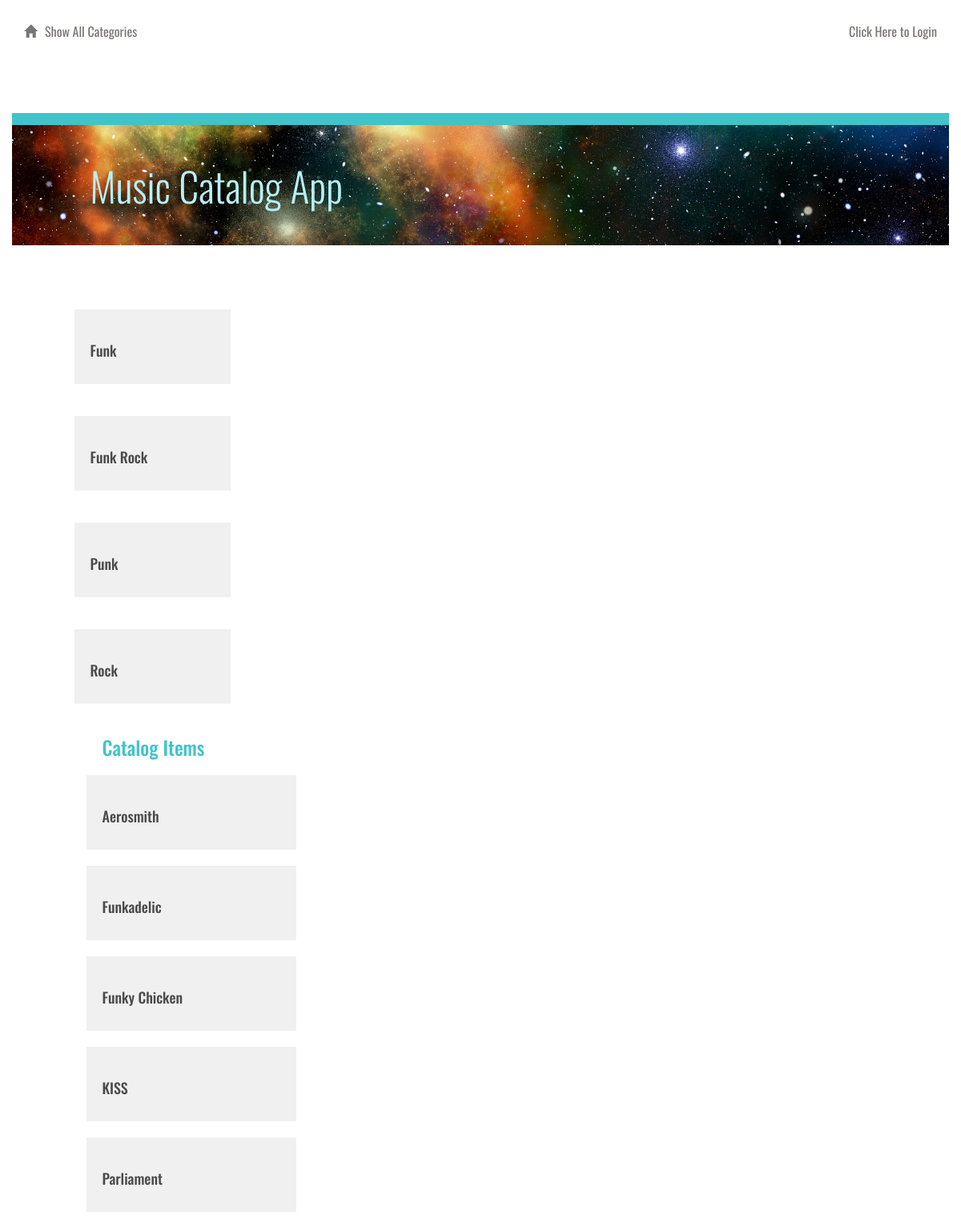
The app's page /catalog, older data.
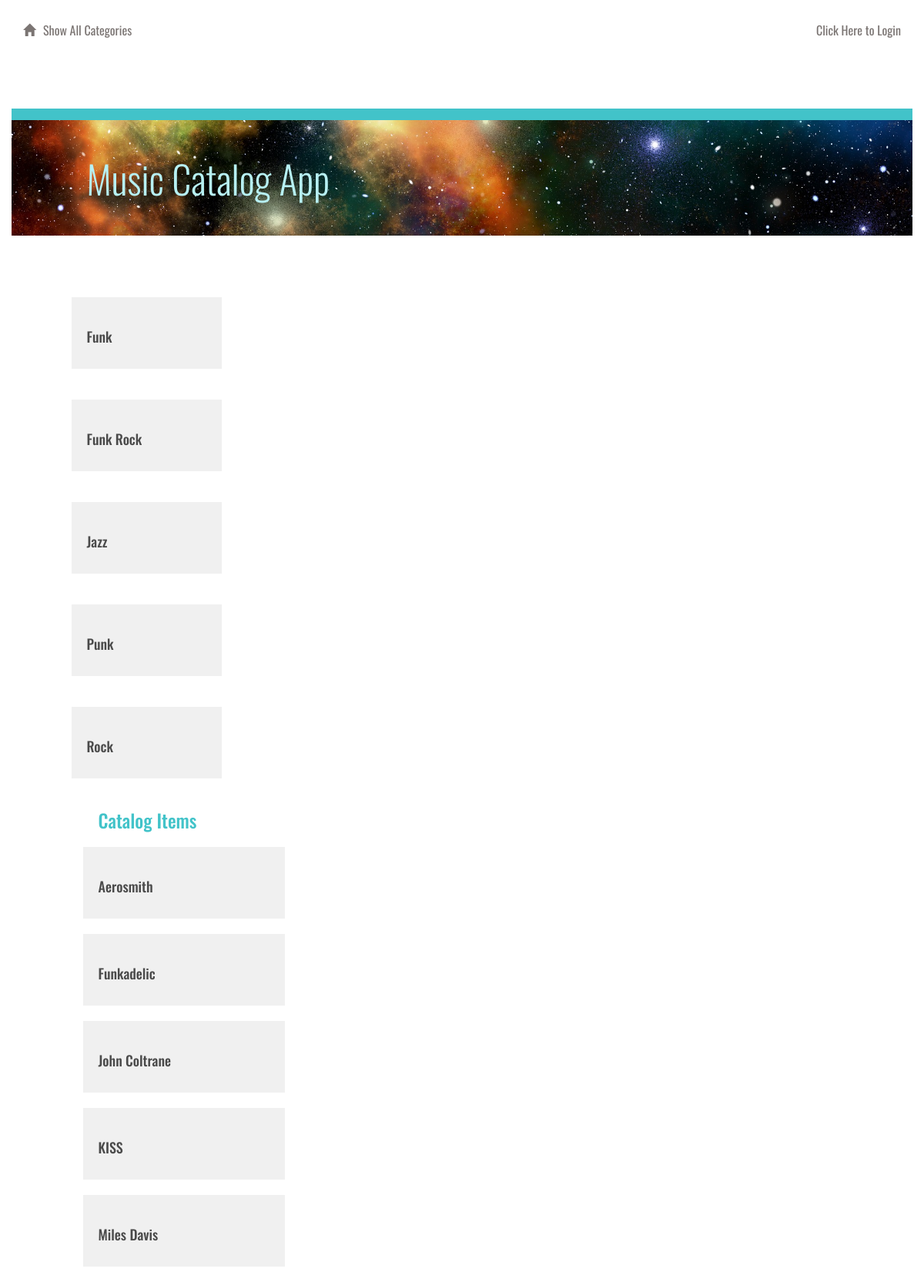
The same page, newer data.
### models.py (models this page shows, shortened)
class Category(Base):
    __tablename__ = 'category'
    id = Column(Integer, primary_key=True)
    name = Column(String(250), nullable=False)
    user_id = Column(Integer, ForeignKey('user.id'))
    user = relationship(User)

class CatalogItem(Base):
    __tablename__ = 'catalog_item'
    name = Column(String(80), nullable=False)
    id = Column(Integer, primary_key=True)
    description = Column(String(250))
    category_id = Column(Integer, ForeignKey('category.id'))
    category = relationship(Category)
    user_id = Column(Integer, ForeignKey('user.id'))
    user = relationship(User)

### application.py (the view)
@app.route('/')
@app.route('/catalog')
def showCatalog():
    categories = session.query(Category).order_by(asc(Category.name))
    items = session.query(CatalogItem).order_by(asc(CatalogItem.name)).limit(5)
    return render_template('categories.html', categories=categories, items=items)

### templates/categories.html (shortened to what this page needs)
{% extends "main.html" %}
{% block content %}
{% include "header.html" %}
	<div class="row top-menu">
		<div class="col-md-10"></div>
		<div class="col-md-2 text-right">
					</div>
	</div>
	<div class="row divider blue">
		<div class="col-md-12"></div>
	</div>
	<div class="row banner main">
		<div class="col-md-1"></div>
		<div class="col-md-11 padding-none">
			<h1>Music Catalog App</h1>
		</div>
	</div>
	<div class="row padding-top padding-bottom">
	</div>
	{% for category in categories %}
		<a href = "{{url_for('showItemsInCategory', category = category.name)}}">
			<div class="row">
				<div class="col-md-1"></div>
					<div class="col-md-2 category-list">
						<h3>{{category.name}}</h3>
					</div>
				<div class="col-md-1"></div>
			</div>
		</a>
    {% endfor %}
    {% if items !=[] %}
		<div class="row">
			<div class="col-md-1"></div>
			<div class="col-md-3">
				<h2>Catalog Items</h2>
					{% for i in items %}
						<div class="catalog-item">
							<a href='{{url_for('viewCatalogItem', category=i.category.name, item=i.name )}}'>
                                <h3>{{i.name}}</h3>
                            </a>
						</div>
					{% endfor %}
			</div>
			<div class="col-md-1"></div>
		</div>
	{% endif %}
{% endblock %}

### templates/main.html (shortened to what this page needs)
<!DOCTYPE html>
<html lang="en">
<head>
    <link rel="stylesheet" href="//netdna.bootstrapcdn.com/bootstrap/3.1.1/css/bootstrap.min.css">
    <link rel=stylesheet type=text/css href="{{ url_for('static', filename='styles.css') }}">
</head>
<body>
    <div class="container">
        {% block content %} {% endblock %}
    </div>
</body>
</html>

### templates/header.html
<div class="row top-menu">
	<div class="col-md-6">
		<a href="{{url_for('showCatalog')}}">
			<span class="glyphicon glyphicon-home" aria-hidden="true"></span>Show All Categories
		</a>
	</div>
	<div class="col-md-6 text-right">
		{%if 'username' not in session %}
		<a href="{{url_for('showLogin')}}">Click Here to Login </a>
		{% else %}
		<a href="{{url_for('disconnect')}}">Logout </a>
		{% endif %}
	</div>
</div>

### static/styles.css (style rules this page uses)
* { font-family: "Oswald", sans-serif; font-weight: 700; }
h1 { font-family: "Oswald", sans-serif; font-size: 50px; color: rgb(183, 240, 243); line-height: 60px; font-weight: 300; }
h2 { font-size: 24px; color: #42C3C9; line-height: 29px; }
h3 { font-size: 18px; color: #4A4A4A; line-height: 23px; }
a { font-size: 14px; color: #0093B9; line-height: 17px; }
.padding-top { padding-top: 30px; }
.padding-bottom { padding-bottom: 30px; }
.padding-none { padding: 0; }
.glyphicon { margin-right: 10px; }
.top-menu { padding-top: 30px; padding-bottom: 30px; }
.top-menu a { margin-bottom: 0; line-height: 16px; font-size: 16px; color: #7B7573; font-weight: 400; }
.divider { height: 15px; }
.divider.blue { background-color: #42C3C9; }
.banner.main { height: 150px; background: url("/static/universe.jpg"); background-position: right; background-repeat: no-repeat; background-size: cover; }
.banner h1 { margin: 45px 0; }
.category-list { background-color: #F0F0F0; padding: 20px; margin: 20px; margin-left: -20px; }
.catalog-item { background: #F0F0F0; padding: 20px; margin: 20px; margin-left: -20px; }

Row changes from the older to the newer data that the page shows:
removed CatalogItem: name "Funky Chicken"
no longer on this page (row unchanged): CatalogItem: name "Parliament"
added Category: name "Jazz"
added CatalogItem: name "John Coltrane"
added CatalogItem: name "Miles Davis"
